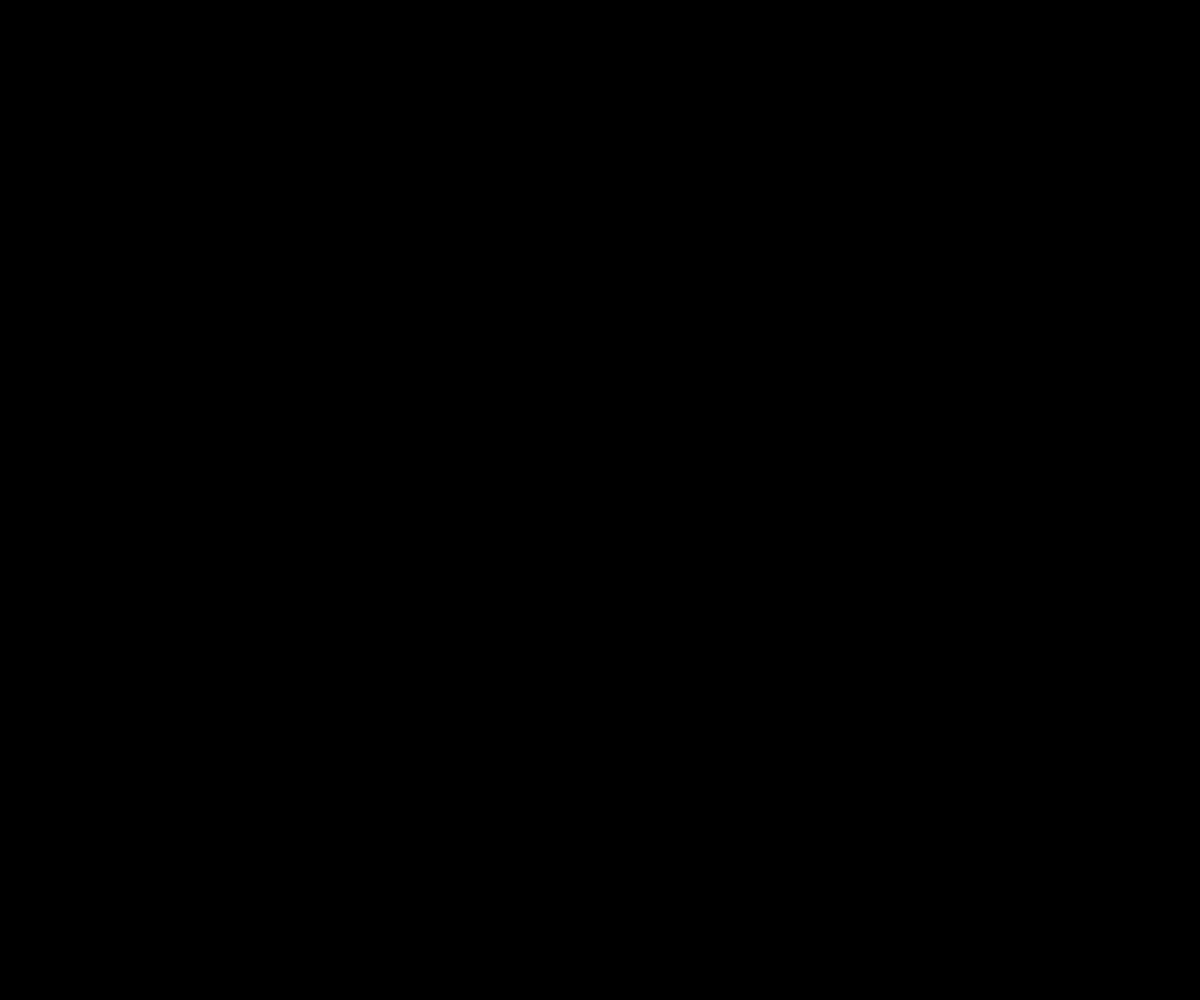
Frame 1 (no input)
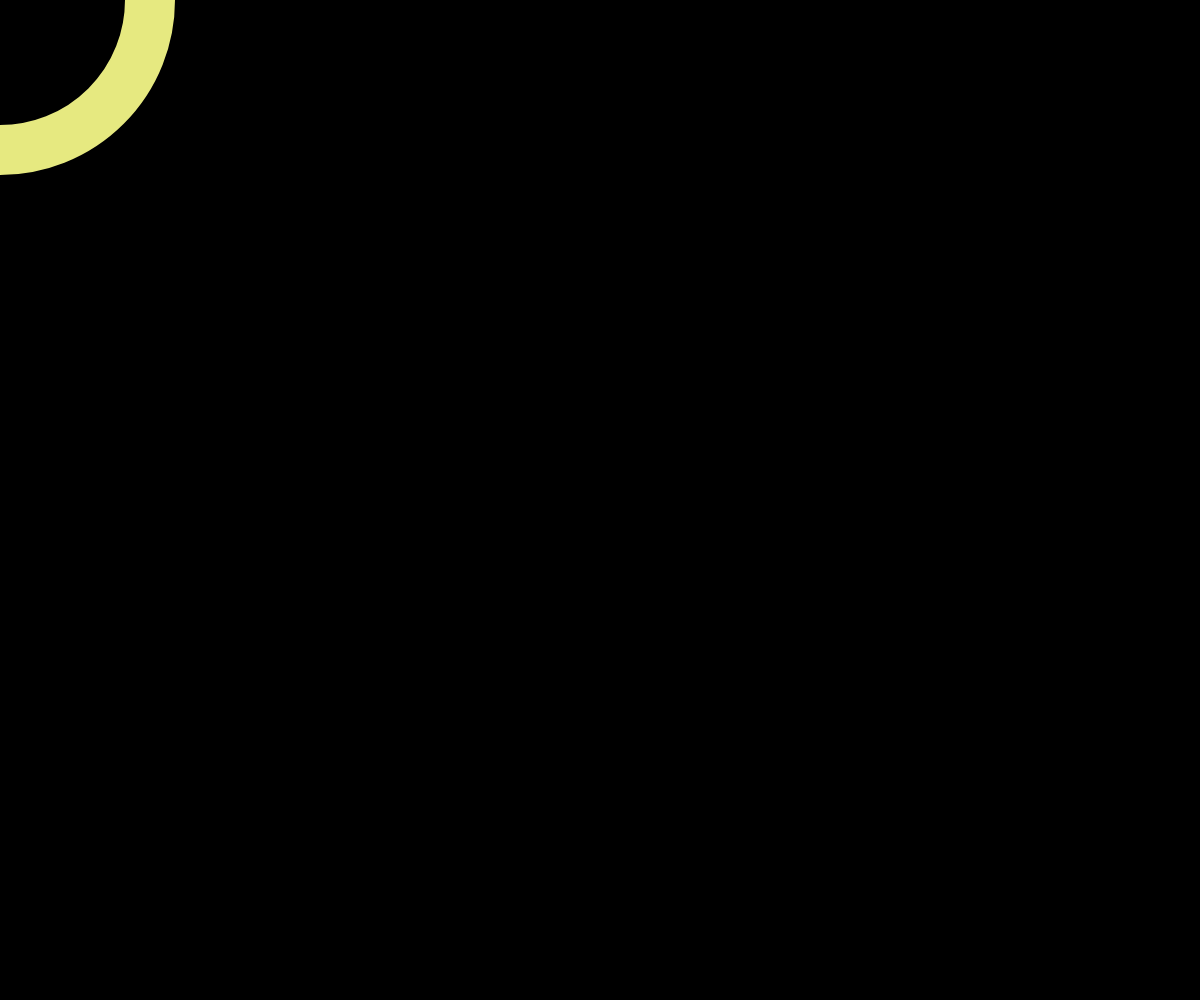
Frame 60 (no input)
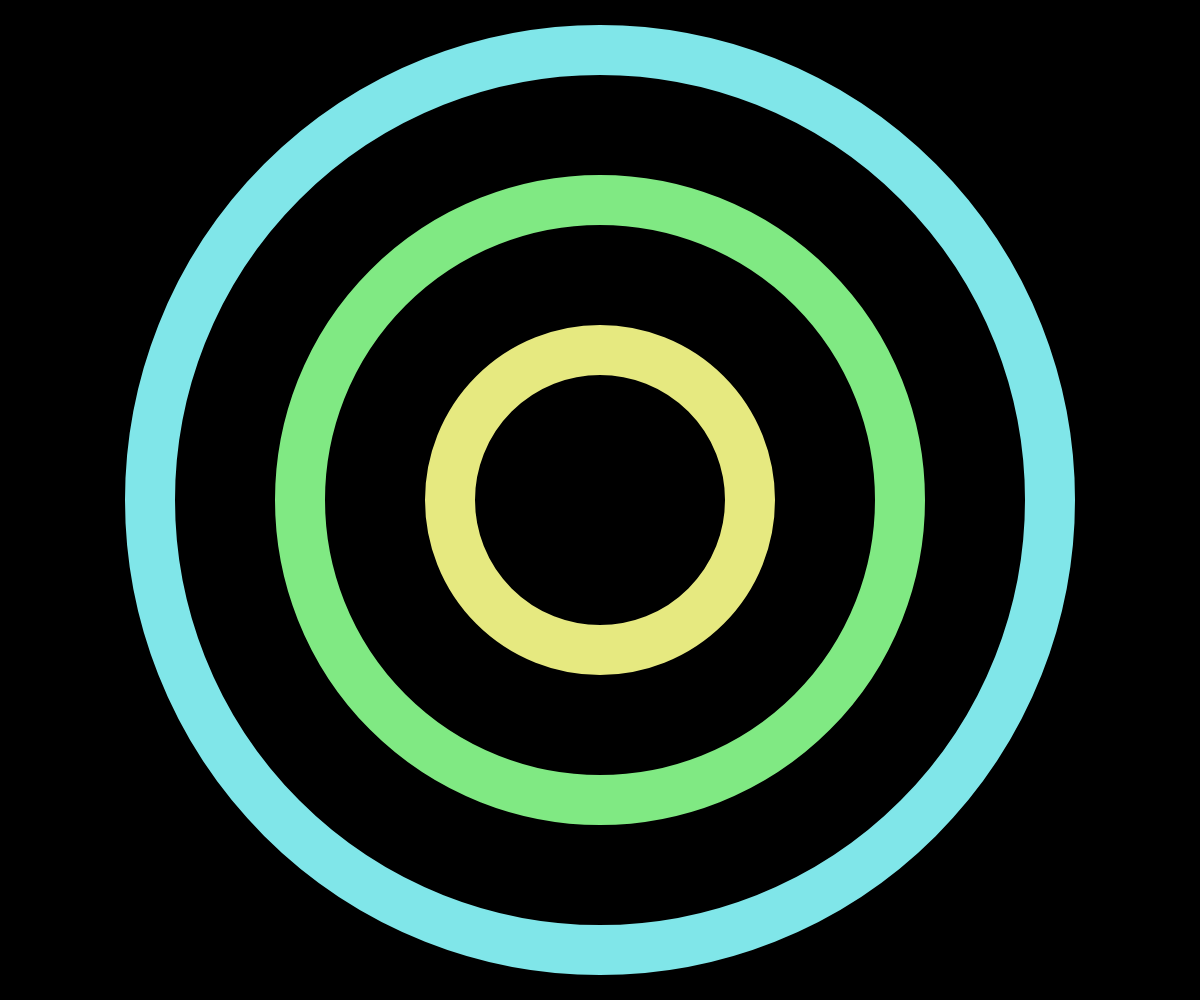
Frame 120 (the mouse pressed at the canvas centre since frame 60)

The p5.js sketch that drew these frames (run headless with seeded random() and noise() and a simulated clock; from frame 60 on, the mouse is pressed at the canvas centre):

// p5.js sketch
// ── sketch.js
let circles = [];

function setup() {
    createCanvas(windowWidth, windowHeight);
}

function draw() {
    background(0);
    if (frameCount % 30 == 0) {
        circles.push(new Circle());
    }

    for (let i = 0; i < circles.length; i++) {
        circles[i].display();
    }
}

class Circle {
    diam = 0;
    c = 0;

    constructor() {
        this.x = width / 2;
        this.y = height / 2;
        this.diam = 0;
        this.c = 0;
        colorMode(HSL, 360);

    }

    display() {
        if (this.c >= 360) {
            this.c = 0;
        } else {
            this.c++;
        }

        strokeWeight(50);
        stroke(this.c*2, 255, 255);
        noFill();
        ellipse(mouseX, mouseY, this.diam, this.diam);

        this.diam += 10;
    }

}
